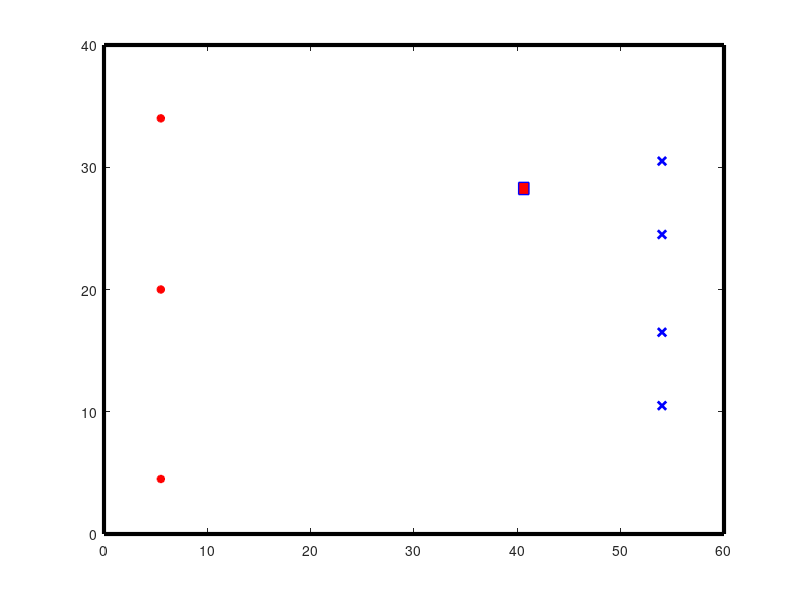

Write the MATLAB code that produced this figure. (Note: this script raises an error after producing the figure.)
close all; clear all;

x = 60;
y = 40;

Tx1 = [5.5, 4.5];
Tx2 = [5.5,20];
Tx3 = [5.5,34];

macierz_polozen_Tx = [Tx1;Tx2;Tx3];

Rx1 = [54,10.5];
Rx2 = [54,16.5];
Rx3 = [54,24.5];
Rx4 = [54,30.5];

macierz_polozen_Rx = [Rx1;Rx2;Rx3;Rx4];

plot(Tx1(1),Tx1(2),'r*','LineWidth',2);
hold on;
plot(Tx2(1),Tx2(2),'r*','LineWidth',2);
plot(Tx3(1),Tx3(2),'r*','LineWidth',2);

plot(Rx1(1),Rx1(2),'bx','LineWidth',2);
plot(Rx2(1),Rx2(2),'bx','LineWidth',2);
plot(Rx3(1),Rx3(2),'bx','LineWidth',2);
plot(Rx4(1),Rx4(2),'bx','LineWidth',2);

rectangle('Position',[0 0 x y],'LineWidth',3)

rozmiar_macierzy_Tx = size(macierz_polozen_Tx);
rozmiar_macierzy_Rx = size(macierz_polozen_Rx);

szerokosc_obiektu = 1;
wysokosc_obiektu = 1;
x1_obiektu = abs(Rx1(1) - Tx1(1)) * rand() + Tx1(1);
y1_obiektu = abs(Tx1(2) - Tx3(2)) * rand() + Tx1(2);
x2_obiektu = x1_obiektu + szerokosc_obiektu;
y2_obiektu = y1_obiektu + wysokosc_obiektu;

rectangle('Position',[x1_obiektu y1_obiektu szerokosc_obiektu wysokosc_obiektu], 'EdgeColor','b','FaceColor','r','LineWidth',1)

macierz_przeciec_Tx = [];
macierz_przeciec_Rx = [];
k = 1;

for (i = 1:rozmiar_macierzy_Tx(1))
    for (j = 1:rozmiar_macierzy_Rx(1))
        if wektorsektor(macierz_polozen_Tx(i,1),macierz_polozen_Tx(i,2),macierz_polozen_Rx(j,1),macierz_polozen_Rx(j,2),x1_obiektu,y1_obiektu,szerokosc_obiektu,wysokosc_obiektu) == -1  %(dwawektory(macierz_polozen_Tx(i,1),macierz_polozen_Tx(i,2),macierz_polozen_Rx(j,1), macierz_polozen_Rx(j,2),x1_obiektu,y1_obiektu,x2_obiektu,y1_obiektu) == -1 && dwawektory(macierz_polozen_Tx(i,1),macierz_polozen_Tx(i,2),macierz_polozen_Rx(j,1), macierz_polozen_Rx(j,2),x2_obiektu,y1_obiektu,x2_obiektu,y2_obiektu) == -1 && dwawektory(macierz_polozen_Tx(i,1),macierz_polozen_Tx(i,2),macierz_polozen_Rx(j,1), macierz_polozen_Rx(j,2),x2_obiektu,y2_obiektu,x1_obiektu,y2_obiektu) == -1 && dwawektory(macierz_polozen_Tx(i,1),macierz_polozen_Tx(i,2),macierz_polozen_Rx(j,1), macierz_polozen_Rx(j,2),x1_obiektu,y2_obiektu,x1_obiektu,y1_obiektu) == -1)
            
            line([macierz_polozen_Tx(i,1), macierz_polozen_Rx(j,1)],[macierz_polozen_Tx(i,2), macierz_polozen_Rx(j,2)],'Color', 'g','LineWidth', 1);
        
        else
            line([macierz_polozen_Tx(i,1), macierz_polozen_Rx(j,1)],[macierz_polozen_Tx(i,2), macierz_polozen_Rx(j,2)], 'Color', 'r','LineWidth',1);
            macierz_przeciec_Tx(k,:) = macierz_polozen_Tx(i,:);
            macierz_przeciec_Rx(k,:) = macierz_polozen_Rx(j,:);
            k = k + 1;
        end
    end
end

[m,n] = size(macierz_przeciec_Tx);

for (i = 0:x-1)
        for (j = 0:y-1)
            rectangle('Position',[i j szerokosc_obiektu wysokosc_obiektu],'LineWidth',0.5);
            for z = 1:m
                if (wektorsektor(macierz_przeciec_Tx(z,1),macierz_przeciec_Tx(z,2),macierz_przeciec_Rx(z,1),macierz_przeciec_Rx(z,2),i,j,1,1)==1)
                    rectangle('Position',[i j szerokosc_obiektu wysokosc_obiektu],'LineWidth',2,'EdgeColor','c');
                end
            end
                
        end
end

